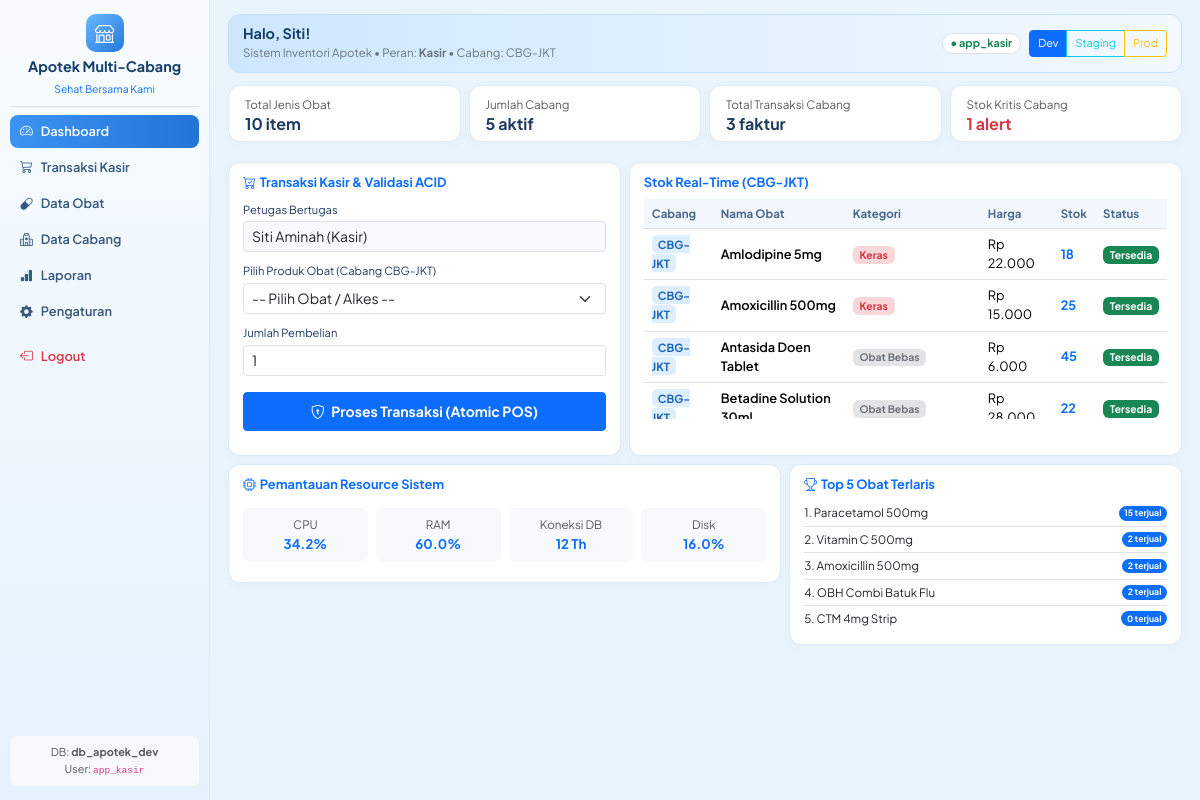
Before: /dashboard_kasir.php (signed in) with the older database file.
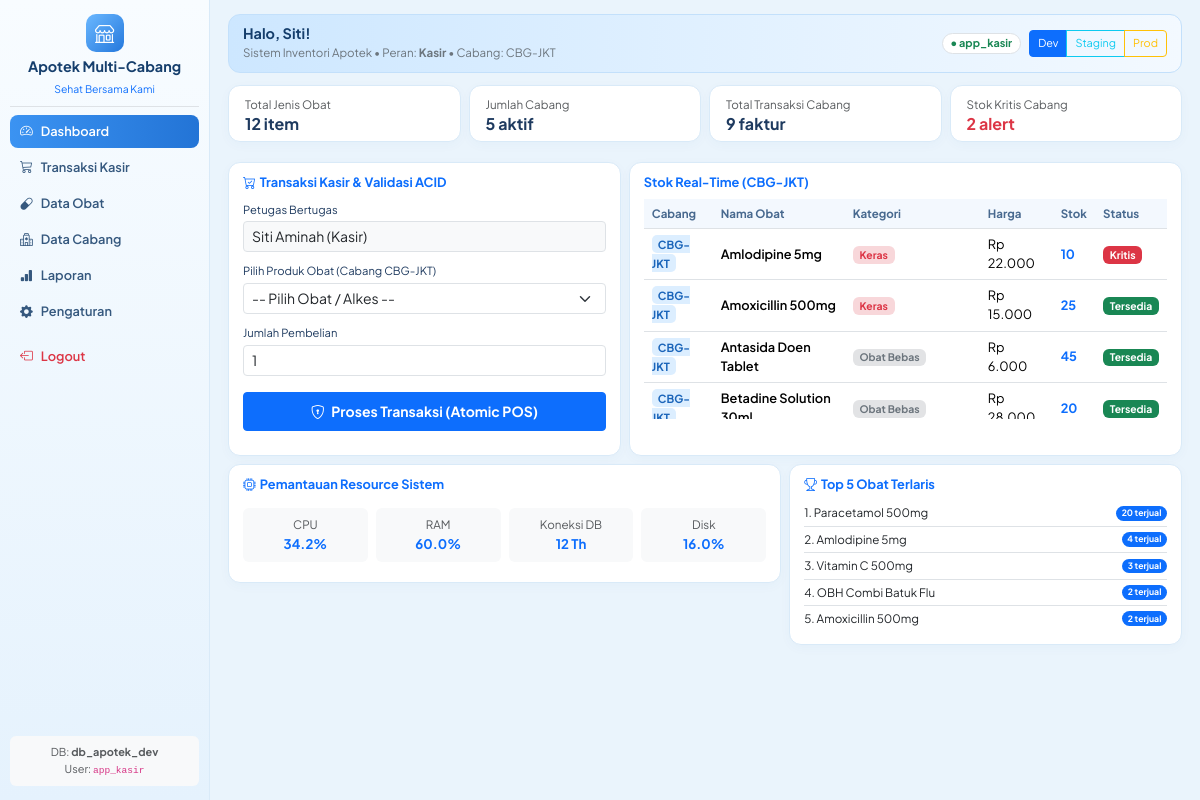
After: the same page with the newer database file.
### tables this page shows
CREATE TABLE `stok` (
  `id_stok` int NOT NULL,
  `kode_cabang` varchar(10) NOT NULL,
  `kode_obat` varchar(10) NOT NULL,
  `nomor_batch` varchar(30) DEFAULT 'BATCH-001',
  `tanggal_kedaluwarsa` date DEFAULT '2027-12-31',
  `jumlah_stok` int NOT NULL DEFAULT '0'
);

CREATE TABLE `obat` (
  `kode_obat` varchar(10) NOT NULL,
  `kode_kategori` varchar(10) NOT NULL,
  `nama_obat` varchar(100) NOT NULL,
  `satuan` varchar(20) NOT NULL,
  `harga_jual` decimal(12,2) NOT NULL,
  `stok_minimum` int NOT NULL DEFAULT '10'
);

CREATE TABLE `kategori_obat` (
  `kode_kategori` varchar(10) NOT NULL,
  `nama_kategori` varchar(50) NOT NULL,
  `wajib_apoteker` tinyint(1) NOT NULL DEFAULT '0'
);

### dashboard_kasir.php (the view, shortened to what the changed rows need)
<?php
$currentUser = $_SESSION['user'];
$env = $_SESSION['env'] ?? 'dev';
$config = json_decode(file_get_contents(__DIR__ . "/config_{$env}.json"), true);
try {
    $pdo = new PDO(
        "mysql:host={$config['db_host']};dbname={$config['db_name']};charset=utf8mb4",
        'app_kasir',
        'Kasir#2026',
        [
            PDO::ATTR_ERRMODE => PDO::ERRMODE_EXCEPTION,
            PDO::ATTR_DEFAULT_FETCH_MODE => PDO::FETCH_ASSOC,
            PDO::ATTR_EMULATE_PREPARES => false,
        ]
    );
} catch (PDOException $e) {
    die("Koneksi Error: " . htmlspecialchars($e->getMessage()));
}
$cabangUser = $currentUser['kode_cabang'];
$page = $_GET['page'] ?? 'dashboard';
$totalJenisObat = (int)$pdo->query("SELECT COUNT(*) FROM obat")->fetchColumn();
$totalCabang    = (int)$pdo->query("SELECT COUNT(*) FROM cabang")->fetchColumn();
$totalTrx       = (int)$pdo->query("SELECT COUNT(*) FROM penjualan WHERE kode_cabang = '{$cabangUser}'")->fetchColumn();
$stokKritis     = $pdo->query("SELECT * FROM v_stok_kritis WHERE kode_cabang = '{$cabangUser}'")->fetchAll();
$stokCabang = $pdo->prepare("
    SELECT o.kode_obat, o.nama_obat, o.harga_jual, o.satuan, o.stok_minimum, k.nama_kategori, k.wajib_apoteker, s.jumlah_stok, s.kode_cabang
    FROM stok s
    JOIN obat o ON s.kode_obat = o.kode_obat
    JOIN kategori_obat k ON o.kode_kategori = k.kode_kategori
    WHERE s.kode_cabang = ?
    ORDER BY o.nama_obat ASC
");
$stokCabang->execute([$cabangUser]);
$daftarStok = $stokCabang->fetchAll();
$topTerlaris = $pdo->query("
    SELECT o.nama_obat, COALESCE(SUM(dp.jumlah), 0) AS total_terjual
    FROM obat o
    LEFT JOIN detail_penjualan dp ON o.kode_obat = dp.kode_obat
    GROUP BY o.kode_obat, o.nama_obat
    ORDER BY total_terjual DESC
    LIMIT 5
")->fetchAll();
?>
<!DOCTYPE html>
<html lang="id">
<head>
    <link href="https://cdn.jsdelivr.net/npm/bootstrap@5.3.3/dist/css/bootstrap.min.css" rel="stylesheet">
    <link href="https://cdn.jsdelivr.net/npm/bootstrap-icons@1.11.3/font/bootstrap-icons.min.css" rel="stylesheet">
</head>
<body>
<div class="app-shell">
    <main class="main-area">
        <?php if ($page === 'dashboard'): ?>
            <div class="row g-2 mb-2">
                <div class="col-md-3"><div class="soft-card py-2 px-3"><small class="text-muted">Total Jenis Obat</small><h6 class="fw-bold mb-0"><?= $totalJenisObat ?> item</h6></div></div>
                <div class="col-md-3"><div class="soft-card py-2 px-3"><small class="text-muted">Jumlah Cabang</small><h6 class="fw-bold mb-0"><?= $totalCabang ?> aktif</h6></div></div>
                <div class="col-md-3"><div class="soft-card py-2 px-3"><small class="text-muted">Total Transaksi Cabang</small><h6 class="fw-bold mb-0"><?= $totalTrx ?> faktur</h6></div></div>
                <div class="col-md-3"><div class="soft-card py-2 px-3"><small class="text-muted">Stok Kritis Cabang</small><h6 class="fw-bold mb-0 text-danger"><?= count($stokKritis) ?> alert</h6></div></div>
            </div>
            <div class="row g-2 mb-2">
                <div class="col-lg-5">
                    <div class="soft-card h-100">
                        <h6 class="fw-bold mb-2 text-primary" style="font-size:0.8rem;"><i class="bi bi-cart-check me-1"></i>Transaksi Kasir &amp; Validasi ACID</h6>
                        <form method="POST">
                            <div class="mb-2">
                                <label class="form-label mb-1" style="font-size:0.7rem;">Petugas Bertugas</label>
                                <input type="text" class="form-control form-control-sm bg-light" value="<?= htmlspecialchars($currentUser['nama_lengkap']) ?> (Kasir)" readonly>
                            </div>
                            <div class="mb-2">
                                <label class="form-label mb-1" style="font-size:0.7rem;">Pilih Produk Obat (Cabang <?= htmlspecialchars($cabangUser) ?>)</label>
                                <select name="kode_obat" class="form-select form-select-sm" required>
                                    <option value="">-- Pilih Obat / Alkes --</option>
                                </select>
                            </div>
                            <div class="mb-3">
                                <label class="form-label mb-1" style="font-size:0.7rem;">Jumlah Pembelian</label>
                                <input type="number" name="jumlah_pembelian" class="form-control form-control-sm" value="1" min="1" required>
                            </div>
                            <button type="submit" class="btn btn-primary btn-sm w-100 fw-bold py-2"><i class="bi bi-shield-lock me-1"></i> Proses Transaksi (Atomic POS)</button>
                        </form>
                    </div>
                </div>
                <div class="col-lg-7">
                    <div class="soft-card h-100">
                        <div class="d-flex justify-content-between align-items-center mb-2">
                            <h6 class="fw-bold mb-0 text-primary" style="font-size:0.8rem;">Stok Real-Time (<?= htmlspecialchars($cabangUser) ?>)</h6>
                        </div>
                        <div class="table-responsive" style="max-height: 220px;">
                            <table class="table table-hover mb-0">
                                <thead><tr><th>Cabang</th><th>Nama Obat</th><th>Kategori</th><th>Harga</th><th>Stok</th><th>Status</th></tr></thead>
                                <tbody>
                                    <?php foreach ($daftarStok as $ds): ?>
                                    <tr>
                                        <td><span class="badge-cabang"><?= $ds['kode_cabang'] ?></span></td>
                                        <td class="fw-semibold"><?= htmlspecialchars($ds['nama_obat']) ?></td>
                                        <td>
                                            <?php if ($ds['wajib_apoteker']): ?>
                                                <span class="badge bg-danger-subtle text-danger" style="font-size:0.65rem;">Keras</span>
                                            <?php else: ?>
                                                <span class="badge bg-secondary-subtle text-secondary" style="font-size:0.65rem;"><?= htmlspecialchars($ds['nama_kategori']) ?></span>
                                            <?php endif; ?>
                                        </td>
                                        <td>Rp <?= number_format($ds['harga_jual'], 0, ',', '.') ?></td>
                                        <td class="fw-bold text-primary"><?= $ds['jumlah_stok'] ?></td>
                                        <td>
                                            <?php if ($ds['jumlah_stok'] <= $ds['stok_minimum']): ?>
                                                <span class="badge bg-danger text-white" style="font-size:0.65rem;">Kritis</span>
                                            <?php else: ?>
                                                <span class="badge bg-success text-white" style="font-size:0.65rem;">Tersedia</span>
                                            <?php endif; ?>
                                        </td>
                                    </tr>
                                    <?php endforeach; ?>
                                </tbody>
                            </table>
                        </div>
                    </div>
                </div>
            </div>
            <div class="row g-2">
                <div class="col-lg-7">
                    <div class="soft-card">
                        <h6 class="fw-bold mb-2 text-primary" style="font-size:0.8rem;"><i class="bi bi-cpu me-1"></i>Pemantauan Resource Sistem</h6>
                        <div class="row text-center g-2 py-2">
                            <div class="col"><div class="p-2 bg-light rounded"><small class="text-muted d-block">CPU</small><strong class="text-primary">34.2%</strong></div></div>
                            <div class="col"><div class="p-2 bg-light rounded"><small class="text-muted d-block">RAM</small><strong class="text-primary">60.0%</strong></div></div>
                            <div class="col"><div class="p-2 bg-light rounded"><small class="text-muted d-block">Koneksi DB</small><strong class="text-primary">12 Th</strong></div></div>
                            <div class="col"><div class="p-2 bg-light rounded"><small class="text-muted d-block">Disk</small><strong class="text-primary">16.0%</strong></div></div>
                        </div>
                    </div>
                </div>
                <div class="col-lg-5">
                    <div class="soft-card">
                        <h6 class="fw-bold mb-2 text-primary" style="font-size:0.8rem;"><i class="bi bi-trophy me-1"></i>Top 5 Obat Terlaris</h6>
                        <ul class="list-group list-group-flush small">
                            <?php foreach ($topTerlaris as $idx => $tp): ?>
                            <li class="list-group-item bg-transparent d-flex justify-content-between align-items-center px-0 py-1">
                               <span><?= ($idx+1) ?>. <?= htmlspecialchars($tp['nama_obat']) ?></span>
                               <span class="badge bg-primary rounded-pill"><?= $tp['total_terjual'] ?> terjual</span>
                            </li>
                            <?php endforeach; ?>
                        </ul>
                    </div>
                </div>
            </div>
        <?php endif; ?>
    </main>
</div>
</body>
</html>

Changed rows visible on the page:
changed stok "Amlodipine 5mg": jumlah_stok "18" → "10"; jumlah_stok "Tersedia" → "Kritis"
changed stok "Betadine Solution…": jumlah_stok "22" → "20"
Other visible differences:
$totalJenisObat: "10" → "12"
$totalTrx: "3" → "9"
count($stokKritis): "1" → "2"
new list line: "1 . Paracetamol 500mg 20 terjual"
new list line: "2 . Amlodipine 5mg 4 terjual"
new list line: "3 . Vitamin C 500mg 3 terjual"
list line gone: "1 . Paracetamol 500mg 15 terjual"
list line gone: "2 . Vitamin C 500mg 2 terjual"
list line gone: "5 . CTM 4mg Strip 0 terjual"
